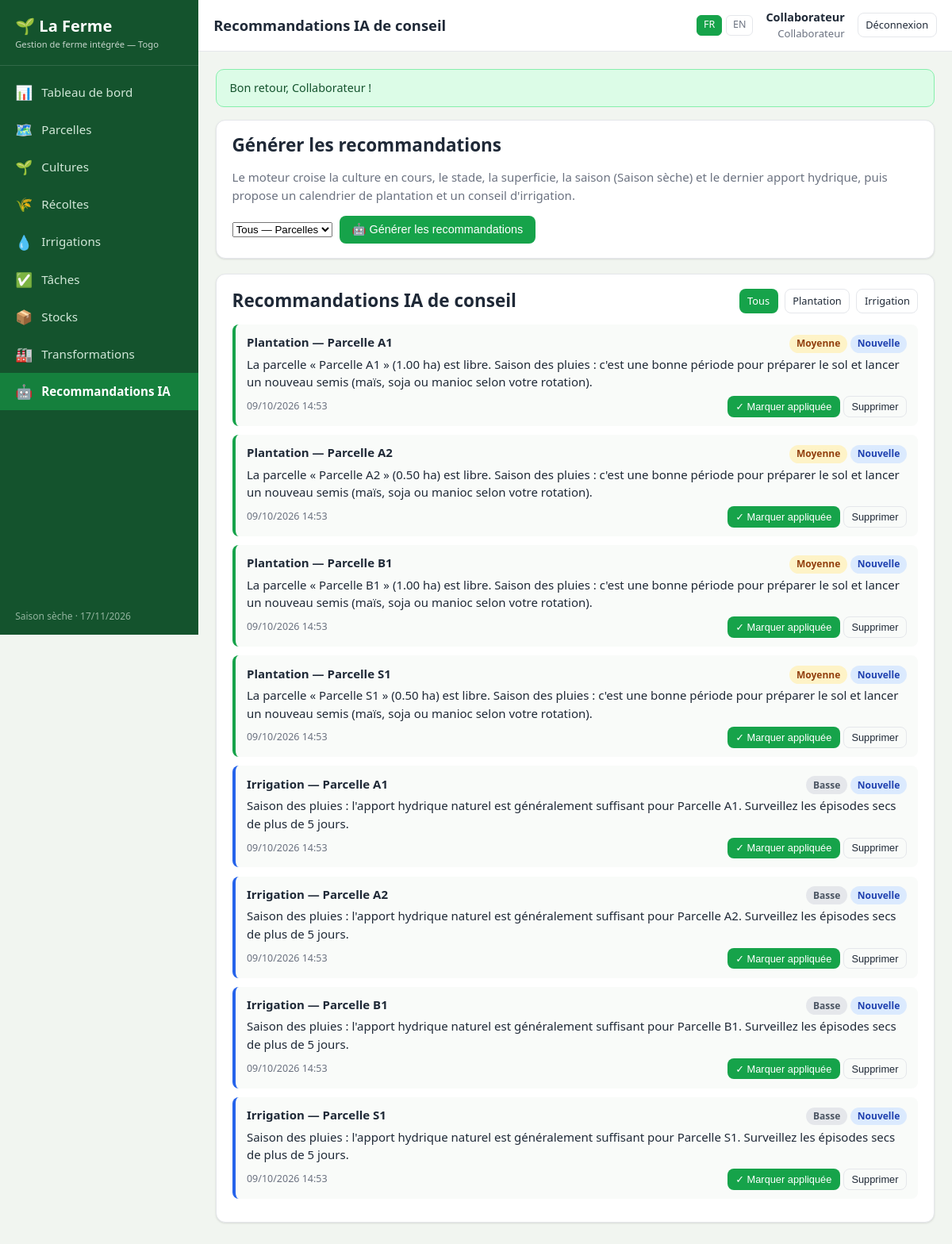
Screenshot of /recommandations.php (signed in) with the database file from the repository.
### tables this page shows
CREATE TABLE `users` (
  `id` int(11) NOT NULL,
  `nom` varchar(120) NOT NULL,
  `email` varchar(160) NOT NULL,
  `mot_de_passe` varchar(255) NOT NULL,
  `role` enum('proprietaire','collaborateur') NOT NULL DEFAULT 'collaborateur',
  `langue` enum('fr','en') NOT NULL DEFAULT 'fr',
  `actif` tinyint(1) NOT NULL DEFAULT 1,
  `created_at` datetime NOT NULL DEFAULT current_timestamp()
);

CREATE TABLE `recommandations` (
  `id` int(11) NOT NULL,
  `parcelle_id` int(11) NOT NULL,
  `type` enum('plantation','irrigation') NOT NULL,
  `contenu` text NOT NULL,
  `priorite` enum('basse','moyenne','haute') NOT NULL DEFAULT 'moyenne',
  `statut` enum('nouvelle','vue','appliquee') NOT NULL DEFAULT 'nouvelle',
  `created_at` datetime NOT NULL DEFAULT current_timestamp()
);

CREATE TABLE `parcelles` (
  `id` int(11) NOT NULL,
  `nom` varchar(120) NOT NULL,
  `zone` varchar(120) DEFAULT NULL,
  `superficie` decimal(6,2) NOT NULL DEFAULT 0.00,
  `statut` enum('libre','en_culture','repos') NOT NULL DEFAULT 'libre',
  `created_at` datetime NOT NULL DEFAULT current_timestamp()
);

### includes/functions.php (called while the page is built, shortened)
<?php
require_once __DIR__ . '/db.php';
function current_lang(): string
{
    return $_SESSION['lang'] ?? 'fr';
}
function lang_dict(): array
{
    static $dict = null;
    if ($dict === null) {
        $dict = require __DIR__ . '/../lang/' . current_lang() . '.php';
    }
    return $dict;
}
function t(string $key): string
{
    $dict = lang_dict();
    if (isset($dict[$key])) {
        return $dict[$key];
    }
    return ucfirst(str_replace('_', ' ', $key));
}
function te(string $prefix, $value): string
{
    return t($prefix . '_' . $value);
}
function e($value): string
{
    return htmlspecialchars((string)$value, ENT_QUOTES, 'UTF-8');
}
function get_flashes(): array
{
    $f = $_SESSION['flash'] ?? [];
    return $f;
}
function current_user(): ?array
{
    static $user = null;
    if ($user === null) {
        $user = fetch_one('SELECT * FROM users WHERE id = ? AND actif = 1', [$_SESSION['user_id']]);
    }
    return $user ?: null;
}
function is_logged_in(): bool
{
    return current_user() !== null;
}
function require_login(): void
{
    if (!is_logged_in()) {
        redirect('login.php');
    }
}
function season_for_month(int $month): string
{
    return ($month >= 4 && $month <= 10) ? 'rainy' : 'dry';
}
function season_label(): string
{
    return t(season_for_month((int)date('n')) === 'rainy' ? 'season_rainy' : 'season_dry');
}

### includes/db.php (called while the page is built, shortened)
<?php
function db(): PDO
{
    static $pdo = null;
    if ($pdo instanceof PDO) {
        return $pdo;
    }
    $dsn = sprintf('mysql:host=%s;port=%s;dbname=%s;charset=utf8mb4', DB_HOST, DB_PORT, DB_NAME);
    try {
        $pdo = new PDO($dsn, DB_USER, DB_PASS, [
            PDO::ATTR_ERRMODE            => PDO::ERRMODE_EXCEPTION,
            PDO::ATTR_DEFAULT_FETCH_MODE => PDO::FETCH_ASSOC,
            PDO::ATTR_EMULATE_PREPARES   => false,
        ]);
    } catch (PDOException $e) {
        http_response_code(500);
        if (APP_DEBUG) {
            die('Connexion à la base de données impossible : ' . $e->getMessage()
                . '<br><br>Avez-vous exécuté <a href="' . BASE_URL . '/install.php">install.php</a> ?');
        }
        die('Erreur de connexion à la base de données.');
    }
    return $pdo;
}
function q(string $sql, array $params = []): PDOStatement
{
    $stmt = db()->prepare($sql);
    $stmt->execute($params);
    return $stmt;
}
function fetch_one(string $sql, array $params = []): ?array
{
    $row = q($sql, $params)->fetch();
    return $row === false ? null : $row;
}
function fetch_all(string $sql, array $params = []): array
{
    return q($sql, $params)->fetchAll();
}

### recommandations.php (the view, shortened to what this page needs)
<?php
require_once __DIR__ . '/includes/functions.php';
require_login();
$active     = 'recommandations';
$page_title = t('reco_title');
$filtreType = $_GET['type'] ?? '';
$where = in_array($filtreType, ['plantation', 'irrigation'], true) ? 'WHERE r.type = ?' : '';
$recos = fetch_all(
    "SELECT r.*, p.nom AS parcelle FROM recommandations r JOIN parcelles p ON p.id = r.parcelle_id
     $where ORDER BY FIELD(r.priorite,'haute','moyenne','basse'), r.created_at DESC",
    $where ? [$filtreType] : []
);
require __DIR__ . '/includes/header.php';
?>
<div class="card">
    <div class="card-head">
        <h2><?= e(t('generate_reco')) ?></h2>
    </div>
    <p class="muted">
        Le moteur croise la culture en cours, le stade, la superficie, la saison (<?= e(season_label()) ?>)
        et le dernier apport hydrique, puis propose un calendrier de plantation et un conseil d'irrigation.
    </p>
    <form method="post" class="row-between" style="justify-content:flex-start;gap:.6rem">
        <select name="parcelle_id" style="max-width:320px">
            <option value="all"><?= e(t('all')) ?> — <?= e(t('nav_parcelles')) ?></option>
        </select>
        <button class="btn btn-primary" type="submit">🤖 <?= e(t('generate_reco')) ?></button>
    </form>
</div>
<div class="card">
    <div class="card-head">
        <h2><?= e(t('reco_title')) ?></h2>
        <div class="row-between" style="gap:.5rem">
            <a class="btn btn-sm <?= $filtreType === '' ? 'btn-primary' : 'btn-outline' ?>" href="<?= e(BASE_URL) ?>/recommandations.php"><?= e(t('all')) ?></a>
            <a class="btn btn-sm <?= $filtreType === 'plantation' ? 'btn-primary' : 'btn-outline' ?>" href="<?= e(BASE_URL) ?>/recommandations.php?type=plantation"><?= e(t('reco_plantation')) ?></a>
            <a class="btn btn-sm <?= $filtreType === 'irrigation' ? 'btn-primary' : 'btn-outline' ?>" href="<?= e(BASE_URL) ?>/recommandations.php?type=irrigation"><?= e(t('reco_irrigation')) ?></a>
        </div>
    </div>
    <?php if (!$recos): ?>
        <p class="empty"><?= e(t('no_records')) ?></p>
    <?php else: ?>
        <?php foreach ($recos as $r): ?>
            <div class="reco <?= e($r['type']) ?>">
                <div class="reco-head">
                    <strong><?= e(te('reco', $r['type'])) ?> — <?= e($r['parcelle']) ?></strong>
                    <span>
                        <span class="badge badge-<?= $r['priorite'] === 'haute' ? 'red' : ($r['priorite'] === 'moyenne' ? 'amber' : 'gray') ?>"><?= e(te('priorite', $r['priorite'])) ?></span>
                        <span class="badge badge-blue"><?= e(te('reco_statut', $r['statut'])) ?></span>
                    </span>
                </div>
                <div><?= e($r['contenu']) ?></div>
                <div class="row-between" style="margin-top:.4rem">
                    <small class="muted"><?= e(date('d/m/Y H:i', strtotime($r['created_at']))) ?></small>
                    <span class="no-print">
                        <?php if ($r['statut'] !== 'appliquee'): ?>
                            <form method="post" class="inline-form">
                                <button class="btn btn-sm btn-primary" type="submit">✓ <?= e(t('mark_applied')) ?></button>
                            </form>
                        <?php endif; ?>
                        <form method="post" class="inline-form" data-confirm="<?= e(t('confirm_delete')) ?>">
                            <button class="btn btn-sm btn-outline" type="submit"><?= e(t('delete')) ?></button>
                        </form>
                    </span>
                </div>
            </div>
        <?php endforeach; ?>
    <?php endif; ?>
</div>
<?php require __DIR__ . '/includes/footer.php'; ?>

### includes/header.php (shortened to what this page needs)
<?php
require_once __DIR__ . '/functions.php';
$__u        = current_user();
$active     = $active ?? '';
$page_title = $page_title ?? t('nav_dashboard');
$__lang     = current_lang();
$__self     = basename($_SERVER['SCRIPT_NAME'] ?? 'index.php');
$__nav = [
    ['index.php',           '📊', t('nav_dashboard')],
    ['parcelles.php',       '🗺️', t('nav_parcelles')],
    ['cultures.php',        '🌱', t('nav_cultures')],
    ['recoltes.php',        '🌾', t('nav_recoltes')],
    ['irrigations.php',     '💧', t('nav_irrigations')],
    ['taches.php',          '✅', t('nav_taches')],
    ['stocks.php',          '📦', t('nav_stocks')],
    ['transformations.php', '🏭', t('nav_transformations')],
];
$__nav[] = ['recommandations.php', '🤖', t('nav_recommandations')];
?>
<!DOCTYPE html>
<html lang="<?= e($__lang) ?>">
<head>
    <link rel="stylesheet" href="<?= e(BASE_URL) ?>/assets/css/style.css">
</head>
<body>
<div class="app">
    <aside class="sidebar">
        <div class="brand">🌱 <?= e(APP_NAME) ?><small><?= e(t('tagline')) ?></small></div>
        <nav>
            <?php foreach ($__nav as $item): ?>
                <a href="<?= e(BASE_URL . '/' . $item[0]) ?>" class="<?= $active === basename($item[0], '.php') ? 'active' : '' ?>">
                    <span class="ico"><?= $item[1] ?></span><?= e($item[2]) ?>
                </a>
            <?php endforeach; ?>
        </nav>
        <div class="side-foot"><?= e(season_label()) ?> · <?= date('d/m/Y') ?></div>
    </aside>
    <div class="main">
        <header class="topbar">
            <h1><?= e($page_title) ?></h1>
            <div class="lang-switch">
                <?php foreach (LANGS as $code => $label):
                    $__q = $_GET;
                    $__q['lang'] = $code; ?>
                    <a href="<?= e($__self . '?' . http_build_query($__q)) ?>" class="<?= $__lang === $code ? 'active' : '' ?>"><?= e(strtoupper($code)) ?></a>
                <?php endforeach; ?>
            </div>
            <div class="who">
                <?php if ($__u): ?>
                    <strong><?= e($__u['nom']) ?></strong>
                    <?= e(te('role', $__u['role'])) ?>
                <?php endif; ?>
            </div>
            <a class="btn btn-outline btn-sm" href="<?= e(BASE_URL) ?>/logout.php"><?= e(t('nav_logout')) ?></a>
        </header>
        <main class="content">
            <?php foreach (get_flashes() as $fl): ?>
                <div class="alert alert-<?= $fl['type'] === 'error' ? 'error' : ($fl['type'] === 'warn' ? 'warn' : 'success') ?>">
                    <?= e($fl['message']) ?>
                </div>
            <?php endforeach; ?>

### assets/css/style.css (style rules this page uses)
:root { --green-900: #14532d; --green-700: #15803d; --green-600: #16a34a; --green-500: #22c55e; --green-100: #dcfce7; --earth: #b45309; --bg: #f1f5f0; --card: #ffffff; --text: #1f2937; --muted: #6b7280; --border: #e5e7eb; --danger: #dc2626; --warning: #d97706; --info: #2563eb; --radius: 12px; --shadow: 0 1px 3px rgba(0,0,0,.08), 0 1px 2px rgba(0,0,0,.04); }
* { box-sizing: border-box; }
html, body { margin: 0; padding: 0; }
body { font-family: "Segoe UI", system-ui, -apple-system, Roboto, Arial, sans-serif; background: var(--bg); color: var(--text); font-size: 15px; line-height: 1.5; }
a { color: var(--green-700); text-decoration: none; }
h1, h2, h3 { margin: 0 0 .6rem; line-height: 1.25; }
.muted { color: var(--muted); }
.app { display: flex; min-height: 100vh; }
.sidebar { width: 250px; background: var(--green-900); color: #e6f4ea; display: flex; flex-direction: column; flex-shrink: 0; position: sticky; top: 0; height: 100vh; overflow-y: auto; }
.sidebar .brand { padding: 1.1rem 1.2rem; font-size: 1.25rem; font-weight: 700; color: #fff; border-bottom: 1px solid rgba(255,255,255,.12); }
.sidebar .brand small { display: block; font-size: .7rem; font-weight: 400; opacity: .75; }
.sidebar nav { padding: .6rem 0; flex: 1; }
.sidebar nav a { display: flex; align-items: center; gap: .7rem; padding: .65rem 1.2rem; color: #d1e7d8; font-size: .95rem; }
.sidebar nav a.active { background: var(--green-700); color: #fff; font-weight: 600; }
.sidebar nav a .ico { font-size: 1.1rem; }
.sidebar .side-foot { padding: .9rem 1.2rem; font-size: .75rem; opacity: .6; }
.main { flex: 1; display: flex; flex-direction: column; min-width: 0; }
.topbar { background: var(--card); border-bottom: 1px solid var(--border); padding: .7rem 1.2rem; display: flex; align-items: center; gap: 1rem; position: sticky; top: 0; z-index: 20; }
.topbar h1 { font-size: 1.15rem; margin: 0; flex: 1; }
.topbar .who { font-size: .82rem; color: var(--muted); text-align: right; }
.topbar .who strong { display: block; color: var(--text); font-size: .9rem; }
.lang-switch { display: flex; gap: .3rem; }
.lang-switch a { padding: .15rem .5rem; border: 1px solid var(--border); border-radius: 6px; font-size: .78rem; color: var(--muted); }
.lang-switch a.active { background: var(--green-600); color: #fff; border-color: var(--green-600); }
.content { padding: 1.4rem; max-width: 1200px; width: 100%; }
.card { background: var(--card); border: 1px solid var(--border); border-radius: var(--radius); box-shadow: var(--shadow); padding: 1.1rem 1.2rem; margin-bottom: 1.2rem; }
.card-head { display: flex; align-items: center; justify-content: space-between; gap: 1rem; margin-bottom: .9rem; flex-wrap: wrap; }
.card-head h2 { margin: 0; }
.row-between { display: flex; justify-content: space-between; align-items: center; gap: 1rem; flex-wrap: wrap; }
.btn { display: inline-flex; align-items: center; gap: .4rem; padding: .5rem .9rem; border-radius: 8px; border: 1px solid transparent; background: #e5e7eb; color: var(--text); cursor: pointer; font-size: .9rem; font-weight: 500; white-space: nowrap; }
.btn-primary { background: var(--green-600); color: #fff; }
.btn-outline { background: transparent; border-color: var(--border); color: var(--text); }
.btn-sm { padding: .3rem .6rem; font-size: .8rem; }
.inline-form { display: inline; }
.badge { display: inline-block; padding: .15rem .55rem; border-radius: 999px; font-size: .75rem; font-weight: 600; }
.badge-gray { background: #e5e7eb; color: #4b5563; }
.badge-amber { background: #fef3c7; color: #92400e; }
.badge-blue { background: #dbeafe; color: #1e40af; }
.alert { padding: .75rem 1rem; border-radius: 10px; margin-bottom: 1rem; font-size: .9rem; }
.alert-success { background: var(--green-100); color: #14532d; border: 1px solid #86efac; }
.reco { border-left: 4px solid var(--green-600); background: #f9fbf9; border-radius: 8px; padding: .7rem .9rem; margin-bottom: .7rem; }
.reco.irrigation { border-left-color: var(--info); }
.reco.plantation { border-left-color: var(--green-600); }
.reco .reco-head { display: flex; justify-content: space-between; gap: .5rem; align-items: baseline; margin-bottom: .2rem; flex-wrap: wrap; }

### rows the page displays
users: nom "Collaborateur", role "Collaborateur"
recommandations: type "Plantation", parcelle.nom "Parcelle A1", priorite "Moyenne", statut "Nouvelle", contenu "La parcelle « Parcelle A1 » (1.00 ha) est libre. Saison des pluies : c'est une bonne période pour préparer le sol et lancer un nouveau semis (maïs, soja ou manioc selon votre rotation).", created_at "09/10/2026 14:53"
recommandations: type "Plantation", parcelle.nom "Parcelle A2", priorite "Moyenne", statut "Nouvelle", contenu "La parcelle « Parcelle A2 » (0.50 ha) est libre. Saison des pluies : c'est une bonne période pour préparer le sol et lancer un nouveau semis (maïs, soja ou manioc selon votre rotation).", created_at "09/10/2026 14:53"
recommandations: type "Plantation", parcelle.nom "Parcelle B1", priorite "Moyenne", statut "Nouvelle", contenu "La parcelle « Parcelle B1 » (1.00 ha) est libre. Saison des pluies : c'est une bonne période pour préparer le sol et lancer un nouveau semis (maïs, soja ou manioc selon votre rotation).", created_at "09/10/2026 14:53"
recommandations: type "Plantation", parcelle.nom "Parcelle S1", priorite "Moyenne", statut "Nouvelle", contenu "La parcelle « Parcelle S1 » (0.50 ha) est libre. Saison des pluies : c'est une bonne période pour préparer le sol et lancer un nouveau semis (maïs, soja ou manioc selon votre rotation).", created_at "09/10/2026 14:53"
recommandations: type "Irrigation", parcelle.nom "Parcelle A1", priorite "Basse", statut "Nouvelle", contenu "Saison des pluies : l'apport hydrique naturel est généralement suffisant pour Parcelle A1. Surveillez les épisodes secs de plus de 5 jours.", created_at "09/10/2026 14:53"
recommandations: type "Irrigation", parcelle.nom "Parcelle A2", priorite "Basse", statut "Nouvelle", contenu "Saison des pluies : l'apport hydrique naturel est généralement suffisant pour Parcelle A2. Surveillez les épisodes secs de plus de 5 jours.", created_at "09/10/2026 14:53"
recommandations: type "Irrigation", parcelle.nom "Parcelle B1", priorite "Basse", statut "Nouvelle", contenu "Saison des pluies : l'apport hydrique naturel est généralement suffisant pour Parcelle B1. Surveillez les épisodes secs de plus de 5 jours.", created_at "09/10/2026 14:53"
recommandations: type "Irrigation", parcelle.nom "Parcelle S1", priorite "Basse", statut "Nouvelle", contenu "Saison des pluies : l'apport hydrique naturel est généralement suffisant pour Parcelle S1. Surveillez les épisodes secs de plus de 5 jours.", created_at "09/10/2026 14:53"

### other values shown
APP_NAME "La Ferme"
t('tagline') "Gestion de ferme intégrée — Togo"
$item[1] "📊"
$item[2] "Tableau de bord"
$item[1] "🗺️"
$item[2] "Parcelles"
$item[1] "🌱"
$item[2] "Cultures"
$item[1] "🌾"
$item[2] "Récoltes"
$item[1] "💧"
$item[2] "Irrigations"
$item[1] "✅"
$item[2] "Tâches"
$item[1] "📦"
